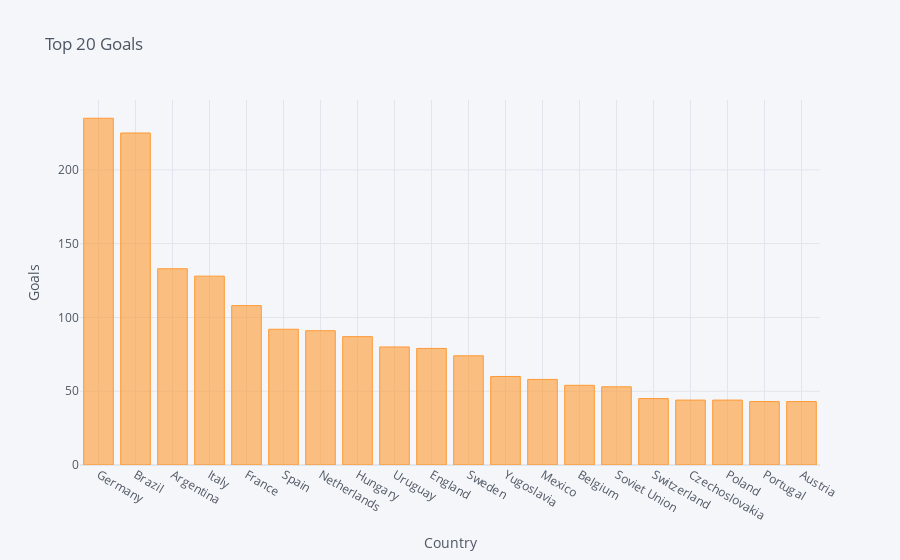

The cell this chart's notebook holds for it:
### Code cell
goals[:20].iplot(kind= 'bar', xTitle= "Country", yTitle= "Goals", title= 'Top 20 Goals')

### Figure 1 — Plotly figure (JSON) as saved in the notebook; plotly's stock layout.template omitted (floating-point values rounded to 4 significant figures)
{"data": [{"marker": {"color": "rgba(255, 153, 51, 0.6)", "line": {"color": "rgba(255, 153, 51, 1.0)", "width": 1}}, "name": "Goals", "orientation": "v", "text": "", "type": "bar", "x": ["Germany", "Brazil", "Argentina", "Italy", "France", "Spain", "Netherlands", "Hungary", "Uruguay", "England", "Sweden", "Yugoslavia", "Mexico", "Belgium", "Soviet Union", "Switzerland", "Czechoslovakia", "Poland", "Portugal", "Austria"], "y": [235, 225, 133, 128, 108, 92, 91, 87, 80, 79, 74, 60, 58, 54, 53, 45, 44, 44, 43, 43]}], "layout": {"legend": {"bgcolor": "#F5F6F9", "font": {"color": "#4D5663"}}, "paper_bgcolor": "#F5F6F9", "plot_bgcolor": "#F5F6F9", "title": {"font": {"color": "#4D5663"}, "text": "Top 20 Goals"}, "xaxis": {"gridcolor": "#E1E5ED", "showgrid": true, "tickfont": {"color": "#4D5663"}, "title": {"font": {"color": "#4D5663"}, "text": "Country"}, "zerolinecolor": "#E1E5ED"}, "yaxis": {"gridcolor": "#E1E5ED", "showgrid": true, "tickfont": {"color": "#4D5663"}, "title": {"font": {"color": "#4D5663"}, "text": "Goals"}, "zerolinecolor": "#E1E5ED"}}}
